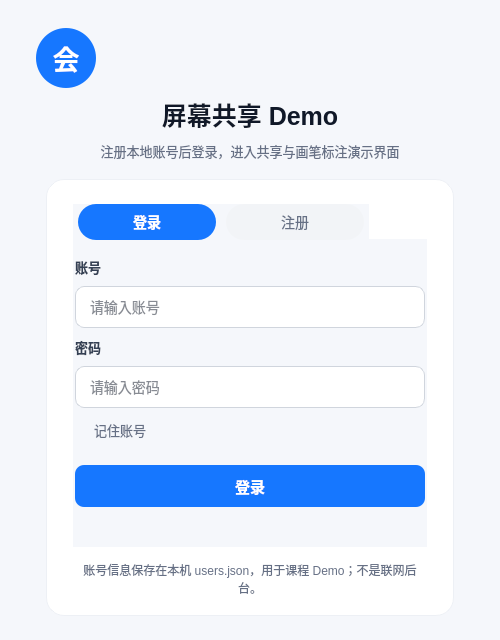
<?xml version="1.0" encoding="UTF-8"?>
<ui version="4.0">
 <class>LoginWindow</class>
 <widget class="QWidget" name="LoginWindow">
  <property name="geometry">
   <rect>
    <x>0</x>
    <y>0</y>
    <width>500</width>
    <height>640</height>
   </rect>
  </property>
  <property name="minimumSize">
   <size>
    <width>500</width>
    <height>640</height>
   </size>
  </property>
  <property name="maximumSize">
   <size>
    <width>500</width>
    <height>640</height>
   </size>
  </property>
  <property name="windowTitle">
   <string>屏幕共享 Demo - 登录</string>
  </property>
  <property name="styleSheet">
   <string notr="true">QWidget {
    background: #f5f7fb;
    font-family: &quot;Microsoft YaHei UI&quot;, &quot;Microsoft YaHei&quot;, &quot;Segoe UI&quot;;
    color: #1f2329;
}

QLabel#labelHeroIcon {
    background: #1677ff;
    color: white;
    border-radius: 30px;
    font-size: 27px;
    font-weight: 700;
}

QLabel#labelHeroTitle {
    color: #101828;
    font-size: 25px;
    font-weight: 700;
}

QLabel#labelHeroSubTitle {
    color: #667085;
    font-size: 13px;
}

QFrame#frameCard {
    background: #ffffff;
    border: 1px solid #edf0f5;
    border-radius: 18px;
}

QTabWidget {
    background: #ffffff;
}

QTabWidget::pane {
    border: none;
    top: -1px;
    background: #ffffff;
}

QTabBar::tab {
    min-width: 138px;
    min-height: 36px;
    margin: 0 5px;
    border-radius: 18px;
    color: #667085;
    background: #f2f4f7;
    font-size: 14px;
}

QTabBar::tab:selected {
    background: #1677ff;
    color: white;
    font-weight: 700;
}

QLabel#labelLoginUsername,
QLabel#labelLoginPassword,
QLabel#labelRegisterUsername,
QLabel#labelRegisterNickname,
QLabel#labelRegisterPassword,
QLabel#labelRegisterConfirm {
    background: transparent;
    color: #344054;
    font-size: 13px;
    font-weight: 600;
}

QLineEdit {
    border: 1px solid #d0d5dd;
    border-radius: 9px;
    padding: 0 12px;
    background: white;
    color: #101828;
    font-size: 14px;
    min-height: 40px;
}

QLineEdit:focus {
    border: 1px solid #1677ff;
}

QPushButton#btnLogin,
QPushButton#btnRegister {
    background: #1677ff;
    color: white;
    border: none;
    border-radius: 9px;
    min-height: 42px;
    font-size: 15px;
    font-weight: 700;
}

QPushButton#btnLogin:hover,
QPushButton#btnRegister:hover {
    background: #4096ff;
}

QPushButton#btnLogin:pressed,
QPushButton#btnRegister:pressed {
    background: #0958d9;
}

QCheckBox {
    background: transparent;
    color: #667085;
    font-size: 13px;
}

QLabel#labelHint {
    background: transparent;
    color: #667085;
    font-size: 12px;
}</string>
  </property>
  <layout class="QVBoxLayout" name="verticalLayoutRoot">
   <property name="leftMargin">
    <number>36</number>
   </property>
   <property name="topMargin">
    <number>28</number>
   </property>
   <property name="rightMargin">
    <number>36</number>
   </property>
   <property name="bottomMargin">
    <number>24</number>
   </property>
   <property name="spacing">
    <number>18</number>
   </property>
   <item>
    <layout class="QVBoxLayout" name="verticalLayoutHero">
     <property name="spacing">
      <number>8</number>
     </property>
     <item>
      <widget class="QLabel" name="labelHeroIcon">
       <property name="minimumSize">
        <size>
         <width>60</width>
         <height>60</height>
        </size>
       </property>
       <property name="maximumSize">
        <size>
         <width>60</width>
         <height>60</height>
        </size>
       </property>
       <property name="text">
        <string>会</string>
       </property>
       <property name="alignment">
        <set>Qt::AlignmentFlag::AlignCenter</set>
       </property>
      </widget>
     </item>
     <item>
      <widget class="QLabel" name="labelHeroTitle">
       <property name="text">
        <string>屏幕共享 Demo</string>
       </property>
       <property name="alignment">
        <set>Qt::AlignmentFlag::AlignCenter</set>
       </property>
      </widget>
     </item>
     <item>
      <widget class="QLabel" name="labelHeroSubTitle">
       <property name="text">
        <string>注册本地账号后登录，进入共享与画笔标注演示界面</string>
       </property>
       <property name="alignment">
        <set>Qt::AlignmentFlag::AlignCenter</set>
       </property>
       <property name="wordWrap">
        <bool>true</bool>
       </property>
      </widget>
     </item>
    </layout>
   </item>
   <item alignment="Qt::AlignmentFlag::AlignHCenter">
    <widget class="QFrame" name="frameCard">
     <property name="minimumSize">
      <size>
       <width>408</width>
       <height>392</height>
      </size>
     </property>
     <property name="maximumSize">
      <size>
       <width>408</width>
       <height>16777215</height>
      </size>
     </property>
     <property name="frameShape">
      <enum>QFrame::Shape::StyledPanel</enum>
     </property>
     <property name="frameShadow">
      <enum>QFrame::Shadow::Raised</enum>
     </property>
     <layout class="QVBoxLayout" name="verticalLayoutCard">
      <property name="leftMargin">
       <number>26</number>
      </property>
      <property name="topMargin">
       <number>24</number>
      </property>
      <property name="rightMargin">
       <number>26</number>
      </property>
      <property name="bottomMargin">
       <number>18</number>
      </property>
      <property name="spacing">
       <number>14</number>
      </property>
      <item>
       <widget class="QTabWidget" name="tabWidget">
        <property name="currentIndex">
         <number>0</number>
        </property>
        <widget class="QWidget" name="loginTab">
         <attribute name="title">
          <string>登录</string>
         </attribute>
         <layout class="QVBoxLayout" name="verticalLayoutLogin">
          <property name="leftMargin">
           <number>2</number>
          </property>
          <property name="topMargin">
           <number>18</number>
          </property>
          <property name="rightMargin">
           <number>2</number>
          </property>
          <property name="bottomMargin">
           <number>0</number>
          </property>
          <property name="spacing">
           <number>9</number>
          </property>
          <item>
           <widget class="QLabel" name="labelLoginUsername">
            <property name="text">
             <string>账号</string>
            </property>
           </widget>
          </item>
          <item>
           <widget class="QLineEdit" name="editLoginUsername">
            <property name="placeholderText">
             <string>请输入账号</string>
            </property>
            <property name="clearButtonEnabled">
             <bool>true</bool>
            </property>
           </widget>
          </item>
          <item>
           <widget class="QLabel" name="labelLoginPassword">
            <property name="text">
             <string>密码</string>
            </property>
           </widget>
          </item>
          <item>
           <widget class="QLineEdit" name="editLoginPassword">
            <property name="echoMode">
             <enum>QLineEdit::EchoMode::Password</enum>
            </property>
            <property name="placeholderText">
             <string>请输入密码</string>
            </property>
            <property name="clearButtonEnabled">
             <bool>true</bool>
            </property>
           </widget>
          </item>
          <item>
           <widget class="QCheckBox" name="checkRememberUser">
            <property name="text">
             <string>记住账号</string>
            </property>
           </widget>
          </item>
          <item>
           <spacer name="verticalSpacerLoginSmall">
            <property name="orientation">
             <enum>Qt::Orientation::Vertical</enum>
            </property>
            <property name="sizeHint" stdset="0">
             <size>
              <width>20</width>
              <height>4</height>
             </size>
            </property>
           </spacer>
          </item>
          <item>
           <widget class="QPushButton" name="btnLogin">
            <property name="text">
             <string>登录</string>
            </property>
           </widget>
          </item>
          <item>
           <spacer name="verticalSpacerLogin">
            <property name="orientation">
             <enum>Qt::Orientation::Vertical</enum>
            </property>
            <property name="sizeHint" stdset="0">
             <size>
              <width>20</width>
              <height>40</height>
             </size>
            </property>
           </spacer>
          </item>
         </layout>
        </widget>
        <widget class="QWidget" name="registerTab">
         <attribute name="title">
          <string>注册</string>
         </attribute>
         <layout class="QVBoxLayout" name="verticalLayoutRegister">
          <property name="leftMargin">
           <number>2</number>
          </property>
          <property name="topMargin">
           <number>14</number>
          </property>
          <property name="rightMargin">
           <number>2</number>
          </property>
          <property name="bottomMargin">
           <number>0</number>
          </property>
          <property name="spacing">
           <number>7</number>
          </property>
          <item>
           <widget class="QLabel" name="labelRegisterUsername">
            <property name="text">
             <string>账号</string>
            </property>
           </widget>
          </item>
          <item>
           <widget class="QLineEdit" name="editRegisterUsername">
            <property name="placeholderText">
             <string>3-20 位，支持字母 / 数字 / 下划线</string>
            </property>
            <property name="clearButtonEnabled">
             <bool>true</bool>
            </property>
           </widget>
          </item>
          <item>
           <widget class="QLabel" name="labelRegisterNickname">
            <property name="text">
             <string>昵称</string>
            </property>
           </widget>
          </item>
          <item>
           <widget class="QLineEdit" name="editRegisterNickname">
            <property name="placeholderText">
             <string>选填，用于显示名称</string>
            </property>
            <property name="clearButtonEnabled">
             <bool>true</bool>
            </property>
           </widget>
          </item>
          <item>
           <widget class="QLabel" name="labelRegisterPassword">
            <property name="text">
             <string>密码</string>
            </property>
           </widget>
          </item>
          <item>
           <widget class="QLineEdit" name="editRegisterPassword">
            <property name="echoMode">
             <enum>QLineEdit::EchoMode::Password</enum>
            </property>
            <property name="placeholderText">
             <string>至少 6 位密码</string>
            </property>
            <property name="clearButtonEnabled">
             <bool>true</bool>
            </property>
           </widget>
          </item>
          <item>
           <widget class="QLabel" name="labelRegisterConfirm">
            <property name="text">
             <string>确认密码</string>
            </property>
           </widget>
          </item>
          <item>
           <widget class="QLineEdit" name="editRegisterConfirm">
            <property name="echoMode">
             <enum>QLineEdit::EchoMode::Password</enum>
            </property>
            <property name="placeholderText">
             <string>再次输入密码</string>
            </property>
            <property name="clearButtonEnabled">
             <bool>true</bool>
            </property>
           </widget>
          </item>
          <item>
           <spacer name="verticalSpacerRegisterSmall">
            <property name="orientation">
             <enum>Qt::Orientation::Vertical</enum>
            </property>
            <property name="sizeHint" stdset="0">
             <size>
              <width>20</width>
              <height>4</height>
             </size>
            </property>
           </spacer>
          </item>
          <item>
           <widget class="QPushButton" name="btnRegister">
            <property name="text">
             <string>创建账号</string>
            </property>
           </widget>
          </item>
          <item>
           <spacer name="verticalSpacerRegister">
            <property name="orientation">
             <enum>Qt::Orientation::Vertical</enum>
            </property>
            <property name="sizeHint" stdset="0">
             <size>
              <width>20</width>
              <height>20</height>
             </size>
            </property>
           </spacer>
          </item>
         </layout>
        </widget>
       </widget>
      </item>
      <item>
       <widget class="QLabel" name="labelHint">
        <property name="text">
         <string>账号信息保存在本机 users.json，用于课程 Demo；不是联网后台。</string>
        </property>
        <property name="alignment">
         <set>Qt::AlignmentFlag::AlignCenter</set>
        </property>
        <property name="wordWrap">
         <bool>true</bool>
        </property>
       </widget>
      </item>
     </layout>
    </widget>
   </item>
   <item>
    <spacer name="verticalSpacerBottom">
     <property name="orientation">
      <enum>Qt::Orientation::Vertical</enum>
     </property>
     <property name="sizeHint" stdset="0">
      <size>
       <width>20</width>
       <height>40</height>
      </size>
     </property>
    </spacer>
   </item>
  </layout>
 </widget>
 <resources/>
 <connections/>
</ui>
